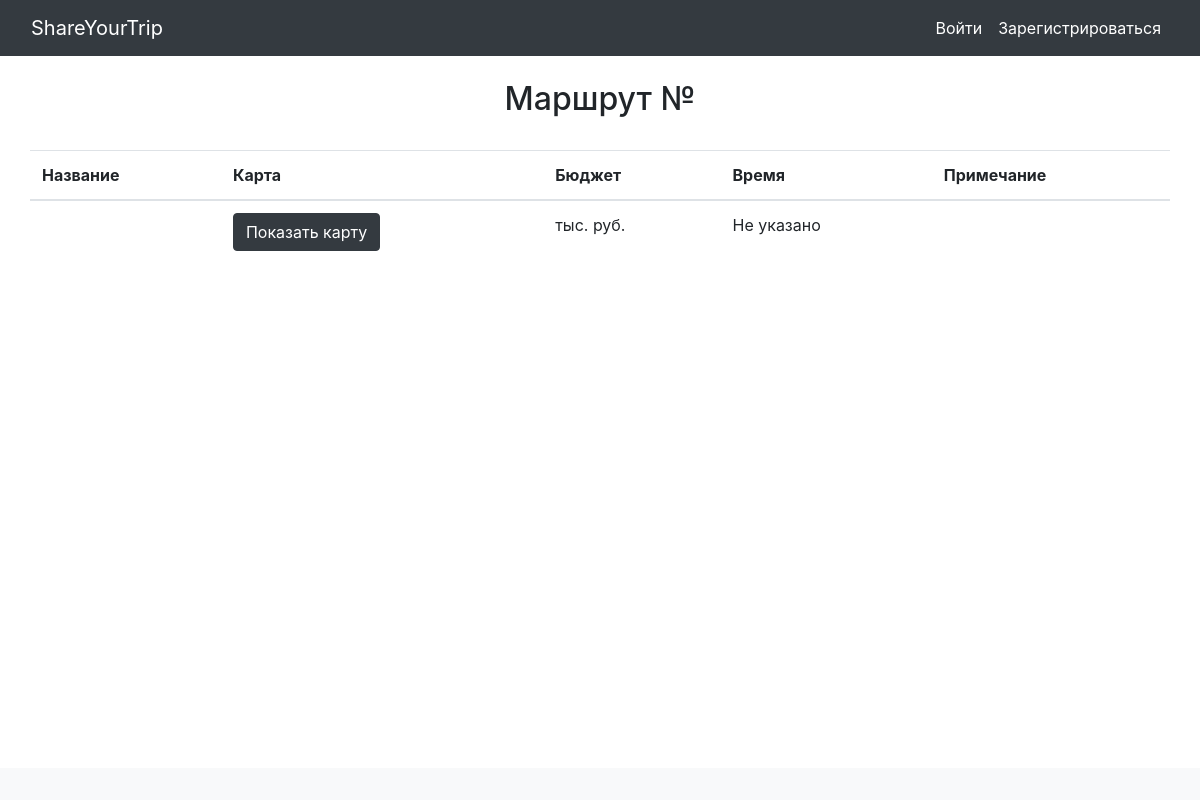
The app's page /route/1, older data.
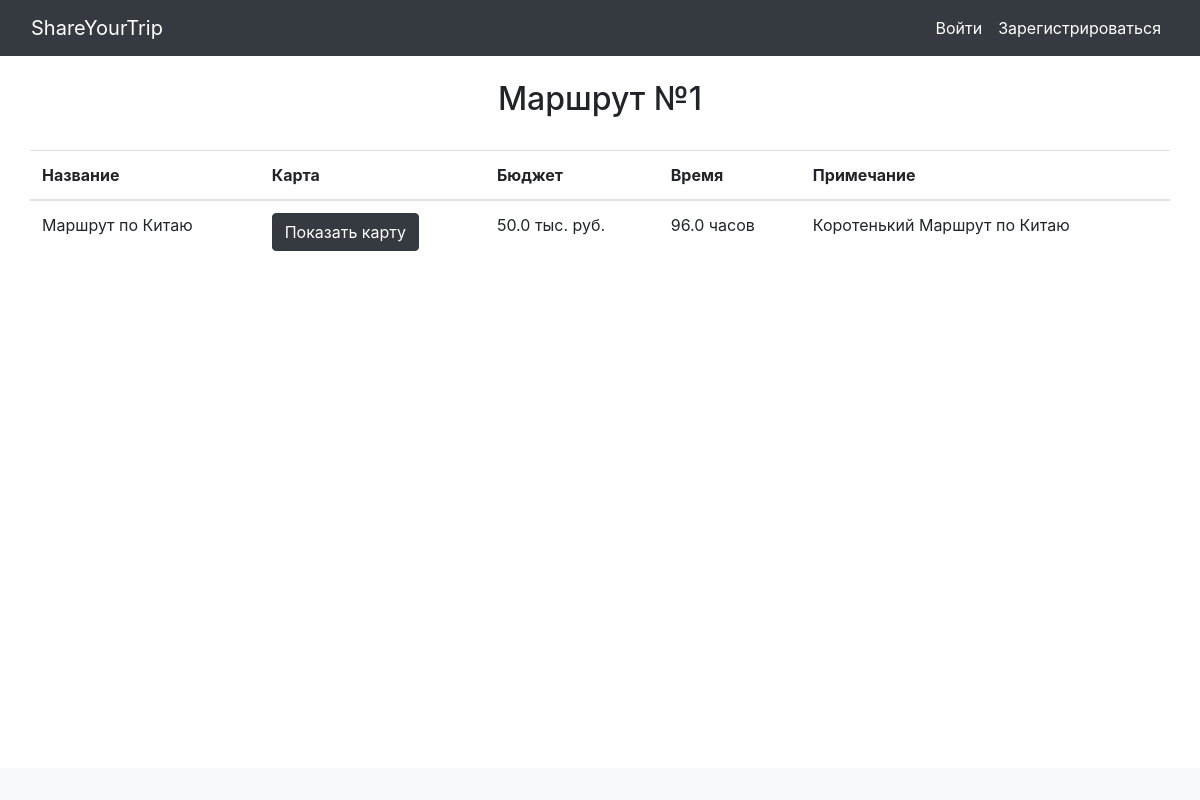
The same page, newer data.
### data/routes.py (models this page shows)
class Route(SqlAlchemyBase):
    __tablename__ = 'routes'
    id = sqlalchemy.Column(sqlalchemy.Integer, primary_key=True,
                                               autoincrement=True)
    name = sqlalchemy.Column(sqlalchemy.String)
    coordinates = sqlalchemy.Column(sqlalchemy.String)
    time_hours = sqlalchemy.Column(sqlalchemy.Float)
    budget = sqlalchemy.Column(sqlalchemy.Float)
    remarks = sqlalchemy.Column(sqlalchemy.String)
    author = sqlalchemy.Column(sqlalchemy.Integer, sqlalchemy.ForeignKey('users.id'))

### main.py (the view)
@login_required
@app.route("/route/<int:id>")
def route(id):
    db_sess = db_session.create_session()
    route = db_sess.query(Route).filter(Route.id == id).first()
    return render_template("route.html", title='Просмотр маршрута', r=route)

### data/db_session.py (called while the page is built)
def create_session() -> Session:
    global __factory
    return __factory()

### templates/route.html
{% extends 'base.html' %}
{% block content %}
<div class="containter mt-4 mb-4">
    <h2 class="text-center">Маршрут №{{ r.id }}</h2><br>
    <table class="container table">
        <thead>
            <tr>
                <th>Название</th>
                <th>Карта</th>
                <th>Бюджет</th>
                <th>Время</th>
                <th>Примечание</th>
            </tr>
        </thead>
        <tbody>
            <tr>
                <td>{{ r.name }}</td>
                <td><a class="btn btn-dark" href="/route/{{ r.id }}/map">Показать карту</a></td>
                {% if r.budget != None %}
                <td>{{ r.budget }} тыс. руб.</td>
                {% else %}
                <td>Не указано</td>
                {% endif %}
                {% if r.time_hours %}
                <td>{{ r.time_hours }} часов</td>
                {% else %}
                <td>Не указано</td>
                {% endif %}
                <td>{{ r.remarks }}</td>
            </tr>
        </tbody>
    </table>
</div>
{% endblock %}

Row changes from the older to the newer data that the page shows:
added Route: id "1", name "Маршрут по Китаю", budget "50.0", time_hours "96.0", remarks "Коротенький Маршрут по Китаю"
Text that changed along with them:
text no longer shown: "Не указано"
text now shown: "часов"
